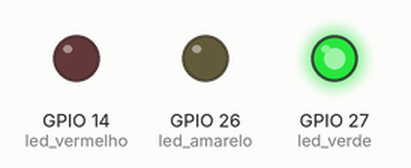
Bench run of a program on a simulated ESP32 board running MicroPython. On the bench: output pins drawn as LEDs (lit = HIGH). Wiring (from the project's diagram.json): red LED on GPIO 14, yellow LED on GPIO 26, green LED on GPIO 27.

Above: at 1.5 s.
At 3.5 s:
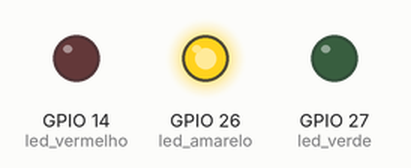
At 6.5 s:
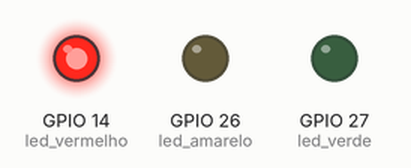
Timing chart, 0 to 11.7 s (numbered marks = the images above):
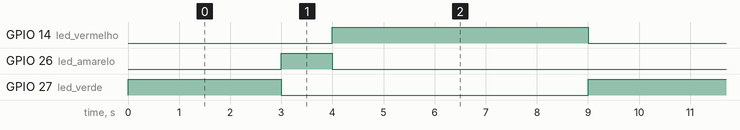

The program:

main.py
```python
import machine
import time

led_amarelo = machine.Pin(26, machine.Pin.OUT)
led_vermelho = machine.Pin(14, machine.Pin.OUT)
led_verde = machine.Pin(27, machine.Pin.OUT)

while True:
  led_verde.value(1)
  time.sleep(3)
  led_verde.value(0)

  led_amarelo.value(1)
  time.sleep(1)
  led_amarelo.value(0)

  led_vermelho.value(1)
  time.sleep (5)
  led_vermelho.value(0)
```

Measured:
- by itself, GPIO 14 (led_vermelho): alternates HIGH for 5.0 s and LOW for 4.0 s
- by itself, GPIO 26 (led_amarelo): alternates HIGH for 1.0 s and LOW for 8.0 s
- by itself, GPIO 27 (led_verde): alternates HIGH for 3.0 s and LOW for 6.0 s
